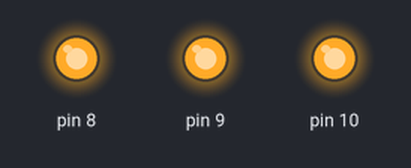
A sketch run on a simulated Arduino Uno, built with avr-gcc and run on an emulated ATmega328P. Shown: output pins drawn as LEDs (lit = HIGH). At 0.0 s the program stops and its outputs stay as they are.

Above: at 0.1 s.
Timing chart, 0 to 1.5 s (numbered marks = the images above):
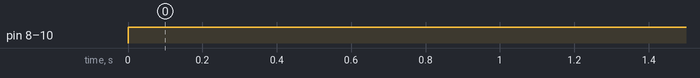

The sketch:

LED_test.ino
```cpp
const int led1 = 8;
const int led2 = 9;
const int led3 = 10;
void setup() {
  // put your setup code here, to run once:
}

void loop() {
  // put your main code here, to run repeatedly:
  while(true) {
    ledController(led1);
    ledController(led2);
    ledController(led3);
  }

}
void ledController(int led) {
  pinMode(led, OUTPUT);
  digitalWrite(led, HIGH);
}
```

Measured:
- by itself, pin 8–10: LOW → HIGH at 0.00 s
